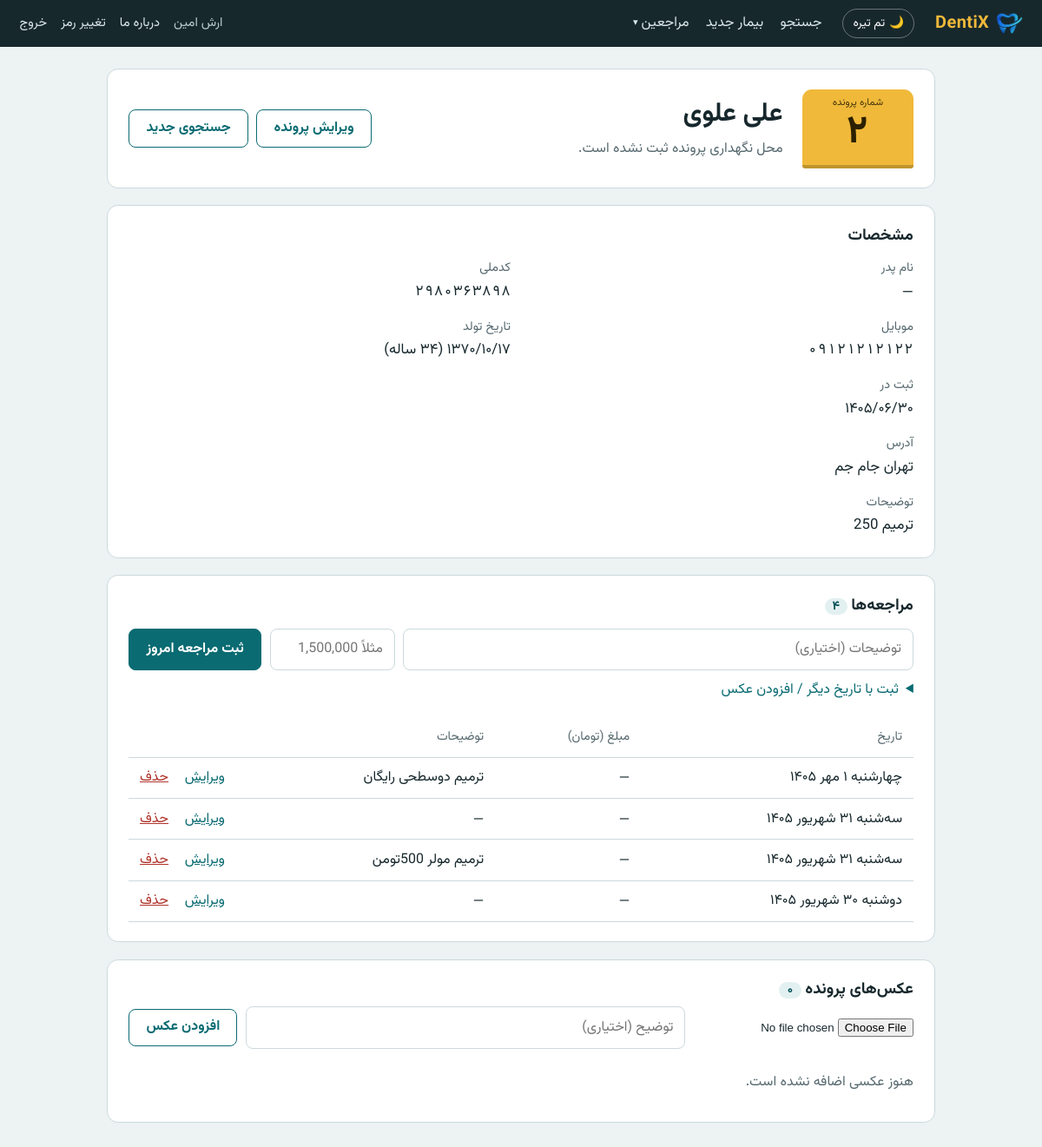
Page /patients/2/ (signed in) on the earlier database version.
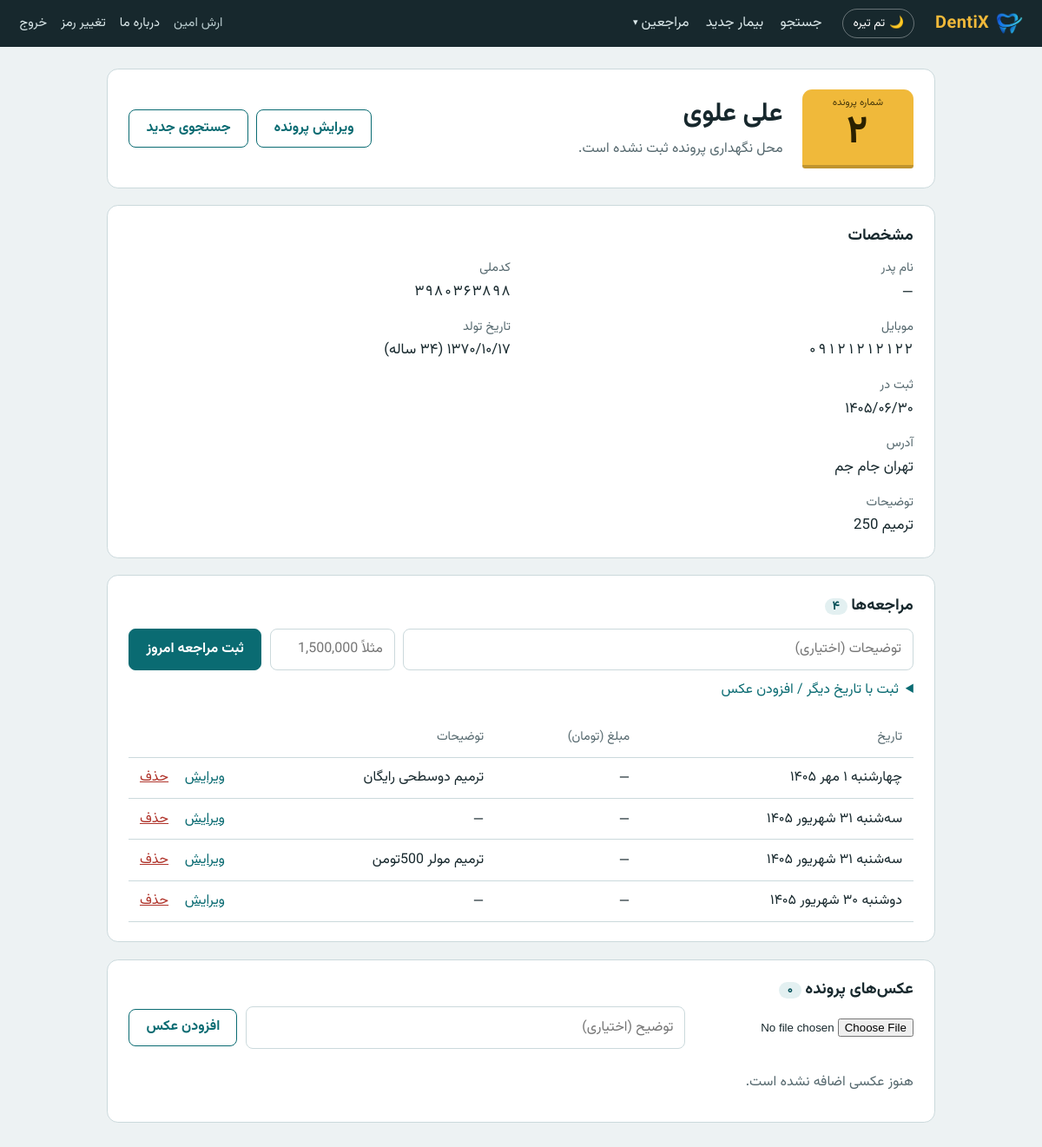
Same page on the later database version.
### patients/models.py (models this page shows, shortened)
class Patient(models.Model):
    MEDICAL_CONDITIONS = [
        ("hepatitis", "هپاتیت"),
        ("high_blood_pressure", "فشارخون"),
        ("prolonged_bleeding", "خونریزی طولانی"),
        ("rheumatic_fever", "تب روماتیسمی"),
        ("liver_disorder", "اختلال کبدی"),
        ("seizure", "تشنج"),
        ("hiv", "ایدز"),
        ("pregnancy", "حاملگی"),
        ("miscarriage_history", "سابقه سقط"),
        ("diabetes", "دیابت"),
        ("allergy", "آلرژی"),
        ("heart_disease", "بیماری قلبی"),
        ("drug_sensitivity", "حساسیت دارویی"),
        ("surgery_history", "سابقه عمل جراحی"),
        ("cancer", "سرطان"),
        ("medication_use", "مصرف دارو"),
    ]
    _MEDICAL_LABELS = dict(MEDICAL_CONDITIONS)
    file_number = models.PositiveIntegerField("شماره پرونده", unique=True, editable=False)
    first_name = models.CharField("نام", max_length=60)
    last_name = models.CharField("نام خانوادگی", max_length=80)
    father_name = models.CharField("نام پدر", max_length=60, blank=True)
    national_id = models.CharField("کدملی", max_length=20, unique=True)
    mobile = models.CharField("موبایل", max_length=11)
    birth_date = models.DateField("تاریخ تولد", null=True, blank=True)
    address = models.TextField("آدرس", blank=True)
    file_location = models.CharField(
        "محل نگهداری پرونده", max_length=100, blank=True,
        help_text="مثلاً: قفسه ۳، ردیف ۲",
    )
    photo = models.ImageField("عکس بیمار", upload_to="patient_avatars/%Y/%m/", blank=True, null=True)
    medical_conditions = models.CharField("بیماری‌های خاص", max_length=255, blank=True, default="")
    hospitalization_history = models.CharField("سابقه بستری در بیمارستان", max_length=200, blank=True)
    hospitalization_reason = models.CharField("علت بستری", max_length=200, blank=True)
    other_conditions = models.CharField("سایر بیماری‌ها", max_length=300, blank=True)
    notes = models.TextField("توضیحات", blank=True)
    search_name = models.CharField(max_length=200, editable=False, db_index=True, default="")
    created_at = models.DateTimeField("تاریخ ثبت", auto_now_add=True)
    updated_at = models.DateTimeField(auto_now=True)
    created_by = models.ForeignKey(
        settings.AUTH_USER_MODEL, null=True, blank=True, editable=False,
        on_delete=models.SET_NULL, related_name="+", verbose_name="ثبت‌کننده",
    )
    class Meta:
        verbose_name = "بیمار"
        verbose_name_plural = "بیماران"
        ordering = ["-file_number"]
    @property
    def full_name(self):
        return f"{self.first_name} {self.last_name}".strip()
    @property
    def age(self):
        if not self.birth_date:
            return None
        return jalali_age(self.birth_date, timezone.localdate())
    @property
    def medical_condition_codes(self):
        return [c for c in self.medical_conditions.split(",") if c]
    @property
    def has_medical_alert(self):
        return bool(
            self.medical_condition_codes
            or self.hospitalization_history
            or self.other_conditions
        )

### patients/views.py (the view)
# urls.py: path("patients/<int:pk>/", views.patient_detail, name="patient_detail"),
@access("patients.view_patient")
def patient_detail(request, pk):
    patient = get_object_or_404(Patient, pk=pk)
    visits = list(patient.visits.all())
    today = timezone.localdate()
    context = {
        "patient": patient,
        "visits": visits,
        "visited_today": any(v.date == today for v in visits),
        "form": VisitForm(),
    }
    return render(request, "patients/detail.html", context)

### patients/forms.py (shortened to what this page needs)
class VisitForm(forms.ModelForm):
    date = JalaliDateField(label="تاریخ مراجعه (شمسی)", required=False)
    amount = AmountField(
        label="مبلغ (تومان)", required=False, min_value=0,
        widget=forms.TextInput(attrs={
            "class": "num amount-input", "dir": "ltr", "inputmode": "numeric",
            "placeholder": "مثلاً 1,500,000", "autocomplete": "off",
        }),
    )
    class Meta:
        model = Visit
        fields = ["date", "notes", "amount"]
        widgets = {
            "notes": forms.TextInput(
                attrs={"placeholder": "توضیحات (اختیاری)", "maxlength": "300"}
            ),
        }
    def __init__(self, *args, require_date=False, **kwargs):
        super().__init__(*args, **kwargs)
        self.label_suffix = ""
        self.fields["date"].required = require_date

### patients/context_processors.py (called while the page is built)
def site_credit(request):
    return {
        "site_developer_name": credit.DEVELOPER_NAME,
        "site_developer_phone": credit.DEVELOPER_PHONE,
        "site_developer_email": credit.DEVELOPER_EMAIL,
    }

### patients/forms.py (called while the page is built)
    def prepare_value(self, value):
        if isinstance(value, date):
            return format_jalali(value)
        return value

### templates/patients/detail.html (shortened to what the changed rows need)
{% extends "base.html" %}
{% load fa %}
{% block content %}
<section class="card patient-head">
  <span class="file-tag big"><small>شماره پرونده</small><strong>{{ patient.file_number|file_no }}</strong></span>
  <div class="head-text">
    <h1>{{ patient.full_name }}</h1>
    {% if patient.file_location %}
      <p class="location">محل نگهداری پرونده: <strong>{{ patient.file_location }}</strong></p>
    {% else %}
      <p class="location none">محل نگهداری پرونده ثبت نشده است.</p>
    {% endif %}
  </div>
</section>
<section class="card">
  <h2>مشخصات</h2>
  <dl class="details">
    <div><dt>نام پدر</dt><dd>{{ patient.father_name|default:"—" }}</dd></div>
    <div><dt>کدملی</dt><dd class="num">{{ patient.national_id|fa_digits }}</dd></div>
    <div><dt>موبایل</dt><dd class="num">{{ patient.mobile|fa_digits }}</dd></div>
    <div><dt>ثبت در</dt><dd>{{ patient.created_at|jdate }}</dd></div>
    <div class="wide"><dt>آدرس</dt><dd>{{ patient.address|default:"—"|linebreaksbr }}</dd></div>
    <div class="wide"><dt>توضیحات</dt><dd>{{ patient.notes|default:"—"|linebreaksbr }}</dd></div>
  </dl>
</section>
<section class="card">
  <h2>مراجعه‌ها <span class="badge">{{ visits|length|fa_digits }}</span></h2>
  {% if visits %}
    <div class="table-wrap">
    <table class="data">
      <thead><tr><th>تاریخ</th><th class="num-head">مبلغ (تومان)</th><th>توضیحات</th><th class="col-actions"><span class="sr-only">عملیات</span></th></tr></thead>
    </table>
    </div>
  {% else %}
    <p class="empty-inline">هنوز مراجعه‌ای ثبت نشده است.</p>
  {% endif %}
</section>
<section class="card">
  <h2>عکس‌های پرونده <span class="badge">{{ patient.photos.count|fa_digits }}</span></h2>
</section>
{% endblock %}

Differences in the rows shown:
changed Patient "علی علوی": national_id|fa_digits "۲۹۸۰۳۶۳۸۹۸" → "۳۹۸۰۳۶۳۸۹۸"
